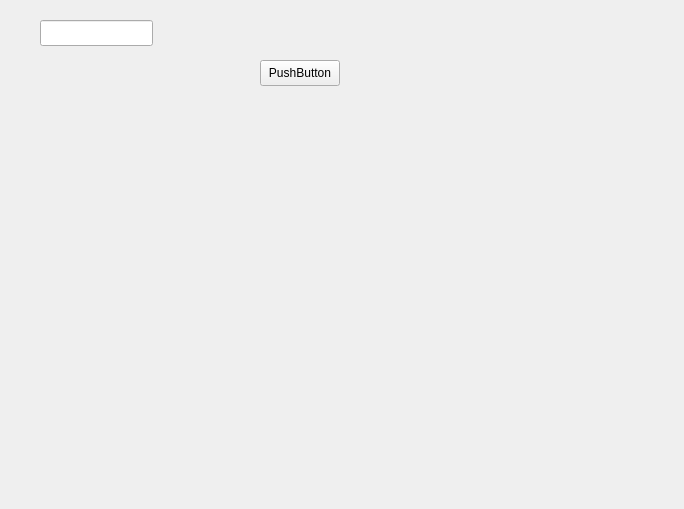
<?xml version="1.0" encoding="UTF-8"?>
<ui version="4.0">
 <class>Form</class>
 <widget class="QWidget" name="Form">
  <property name="geometry">
   <rect>
    <x>0</x>
    <y>0</y>
    <width>684</width>
    <height>509</height>
   </rect>
  </property>
  <property name="windowTitle">
   <string>Form</string>
  </property>
  <widget class="QLineEdit" name="lineEdit_file_path">
   <property name="geometry">
    <rect>
     <x>40</x>
     <y>20</y>
     <width>113</width>
     <height>26</height>
    </rect>
   </property>
  </widget>
  <widget class="QPushButton" name="pushButton_file_dialog">
   <property name="geometry">
    <rect>
     <x>260</x>
     <y>60</y>
     <width>80</width>
     <height>26</height>
    </rect>
   </property>
   <property name="text">
    <string>PushButton</string>
   </property>
  </widget>
 </widget>
 <resources/>
 <connections/>
</ui>
